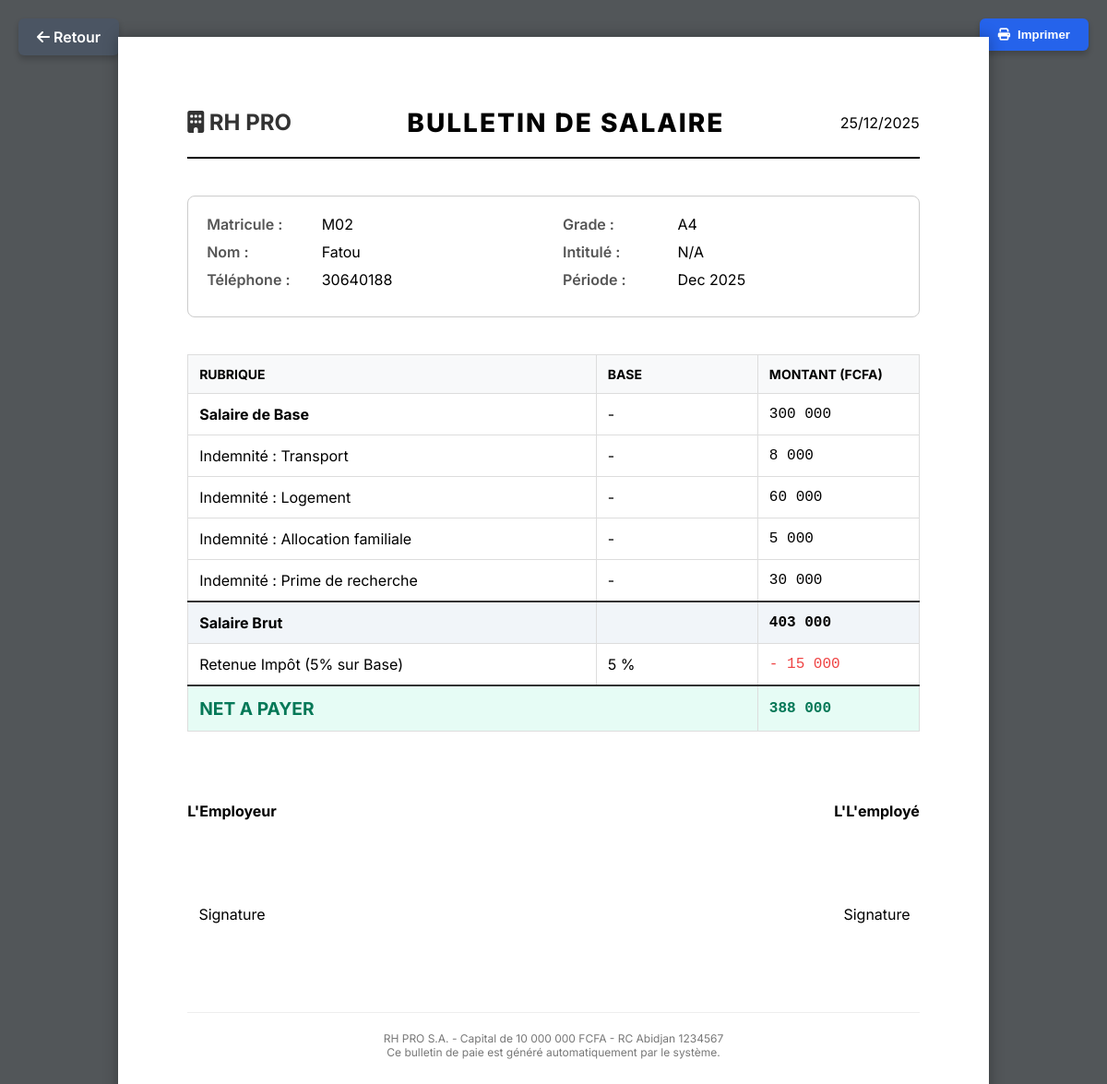
/bulletin.php?matricule=M02, run on the app's committed database.
### tables this page shows
CREATE TABLE IF NOT EXISTS `employe` (
  `matricule` varchar(10) NOT NULL,
  `nom` varchar(50) NOT NULL,
  `tel` varchar(15) DEFAULT NULL,
  `codeGr` varchar(5) DEFAULT NULL,
  PRIMARY KEY (`matricule`),
  KEY `fk_emp_grade` (`codeGr`)
);

CREATE TABLE IF NOT EXISTS `grade` (
  `codeGr` varchar(5) NOT NULL,
  `salaireBase` decimal(10,2) NOT NULL,
  `intitule` varchar(100) DEFAULT NULL,
  PRIMARY KEY (`codeGr`)
);

CREATE TABLE IF NOT EXISTS `adroit` (
  `codeGr` varchar(5) NOT NULL,
  `codeInd` varchar(5) NOT NULL,
  `montant` decimal(10,2) NOT NULL,
  PRIMARY KEY (`codeGr`,`codeInd`),
  KEY `fk_adroit_ind` (`codeInd`)
);

CREATE TABLE IF NOT EXISTS `indemnite` (
  `codeInd` varchar(5) NOT NULL,
  `libelle` varchar(50) NOT NULL,
  PRIMARY KEY (`codeInd`)
);

### bulletin.php (the view, shortened to what this page needs)
<?php
require_once 'fonctions.php';
$matricule = $_GET['matricule'];
try {
    $stmt = $pdo->prepare("
        SELECT *
        FROM Employe e
        JOIN Grade g ON e.codeGr = g.codeGr
        WHERE e.matricule = ?
    ");
    $stmt->execute([$matricule]);
    $data = $stmt->fetch(PDO::FETCH_ASSOC);
    $stmt2 = $pdo->prepare("
        SELECT i.libelle, a.montant
        FROM ADroit a
        JOIN Indemnite i ON a.codeInd = i.codeInd
        WHERE a.codeGr = ?
    ");
    $stmt2->execute([$data['codeGr']]);
    $indemnites = $stmt2->fetchAll(PDO::FETCH_ASSOC);
} catch (PDOException $e) {
    die("Erreur SQL : " . $e->getMessage());
}
$salaireBase = $data['salaireBase'];
$totalIndemnites = 0;
foreach ($indemnites as $ind) {
    $totalIndemnites += $ind['montant'];
}
$salaireBrut = $salaireBase + $totalIndemnites;
$impot = $salaireBase * 0.05;
$salaireNet = $salaireBrut - $impot;
$tel = isset($data['tel']) ? $data['tel'] : (isset($data['telephone']) ? $data['telephone'] : 'Non renseigné');
?>
<!DOCTYPE html>
<html lang="fr">
<head>
    <link rel="stylesheet" href="https://cdnjs.cloudflare.com/ajax/libs/font-awesome/6.4.0/css/all.min.css">
</head>
<body>
<a href="index.php" class="back-btn"><i class="fa-solid fa-arrow-left"></i> Retour</a>
<button class="print-btn" onclick="window.print()"><i class="fa-solid fa-print"></i> Imprimer</button>
<div class="page">
    <div class="header">
        <div class="company-logo"><i class="fa-solid fa-building"></i> RH PRO</div>
        <div class="doc-title">Bulletin de Salaire</div>
        <div><?php echo date('d/m/Y'); ?></div>
    </div>
    <div class="info-grid">
        <div class="info-col">
            <div class="info-item"><span class="info-label">Matricule :</span> <?php echo htmlspecialchars($data['matricule']); ?></div>
            <div class="info-item"><span class="info-label">Nom :</span> <?php echo htmlspecialchars($data['nom']); ?></div>
            <div class="info-item"><span class="info-label">Téléphone :</span> <?php echo htmlspecialchars($tel); ?></div>
        </div>
        <div class="info-col">
            <div class="info-item"><span class="info-label">Grade :</span> <?php echo htmlspecialchars($data['codeGr']); ?></div>
            <div class="info-item"><span class="info-label">Intitulé :</span> <?php echo htmlspecialchars($data['intitule'] ?? 'N/A'); ?></div>
            <div class="info-item"><span class="info-label">Période :</span> <?php echo date('M Y'); ?></div>
        </div>
    </div>
    <table class="table-section">
        <thead>
            <tr>
                <th>Rubrique</th>
                <th style="width: 150px;">Base</th>
                <th style="width: 150px;">Montant (FCFA)</th>
            </tr>
        </thead>
        <tbody>
            <tr>
                <td><strong>Salaire de Base</strong></td>
                <td>-</td>
                <td class="amount-col"><?php echo number_format($salaireBase, 0, ',', ' '); ?></td>
            </tr>
            <?php foreach ($indemnites as $ind): ?>
            <tr>
                <td>Indemnité : <?php echo htmlspecialchars($ind['libelle']); ?></td>
                <td>-</td>
                <td class="amount-col"><?php echo number_format($ind['montant'], 0, ',', ' '); ?></td>
            </tr>
            <?php endforeach; ?>
            <tr class="total-row" style="background-color: #f1f5f9;">
                <td><strong>Salaire Brut</strong></td>
                <td></td>
                <td class="amount-col"><?php echo number_format($salaireBrut, 0, ',', ' '); ?></td>
            </tr>
            <tr>
                <td>Retenue Impôt (5% sur Base)</td>
                <td>5 %</td>
                <td class="amount-col" style="color: #ef4444;">- <?php echo number_format($impot, 0, ',', ' '); ?></td>
            </tr>
            <tr class="total-row net-pay">
                <td colspan="2">NET A PAYER</td>
                <td class="amount-col"><?php echo number_format($salaireNet, 0, ',', ' '); ?></td>
            </tr>
        </tbody>
    </table>
    <div style="margin-top: 60px; display: flex; justify-content: space-between;">
        <div style="text-align: center;">
            <p><strong>L'Employeur</strong></p>
            <br><br><br>
            <p>Signature</p>
        </div>
        <div style="text-align: center;">
            <p><strong>L'L'employé</strong></p>
            <br><br><br>
            <p>Signature</p>
        </div>
    </div>
    <div class="footer">
        RH PRO S.A. - Capital de 10 000 000 FCFA - RC Abidjan 1234567<br>
        Ce bulletin de paie est généré automatiquement par le système.
    </div>
</div>
</body>
</html>

### bulletin.php (style rules this page uses)
body { font-family: 'Inter', sans-serif; background: #525659; margin: 0; padding: 40px; display: flex; justify-content: center; }
.page { background: white; width: 210mm; min-height: 297mm; padding: 20mm; box-shadow: 0 0 15px rgba(0,0,0,0.3); position: relative; }
.header { text-align: center; border-bottom: 2px solid #000; padding-bottom: 20px; margin-bottom: 40px; display: flex; justify-content: space-between; align-items: center; }
.company-logo { font-size: 24px; font-weight: bold; color: #333; }
.doc-title { font-size: 28px; text-transform: uppercase; font-weight: 800; letter-spacing: 2px; }
.info-grid { display: grid; grid-template-columns: 1fr 1fr; gap: 20px; margin-bottom: 40px; border: 1px solid #ccc; padding: 20px; border-radius: 8px; }
.info-item { margin-bottom: 10px; }
.info-label { font-weight: 600; color: #555; width: 120px; display: inline-block; }
.table-section { width: 100%; margin-bottom: 40px; border-collapse: collapse; }
.table-section th, .table-section td { border: 1px solid #ddd; padding: 12px; text-align: left; }
.table-section th { background-color: #f8f9fa; font-weight: 700; text-transform: uppercase; font-size: 14px; }
.amount-col { text-align: right; font-family: monospace; font-size: 16px; }
.total-row td { font-weight: bold; border-top: 2px solid #333; }
.net-pay { background-color: #e6fcf5; color: #047857; font-size: 1.2em; }
.footer { margin-top: 80px; text-align: center; font-size: 12px; color: #777; border-top: 1px solid #eee; padding-top: 20px; }
.print-btn { position: fixed; top: 20px; right: 20px; background: #2563eb; color: white; border: none; padding: 10px 20px; border-radius: 6px; cursor: pointer; box-shadow: 0 4px 6px rgba(0,0,0,0.2); font-weight: 600; display: flex; align-items: center; gap: 8px; }
.back-btn { position: fixed; top: 20px; left: 20px; background: #4b5563; color: white; border: none; padding: 10px 20px; border-radius: 6px; cursor: pointer; text-decoration: none; font-weight: 600; box-shadow: 0 4px 6px rgba(0,0,0,0.2); }

### data on the page
employe: matricule "M02", nom "Fatou", tel "30640188", codeGr.codeGr "A4", codeGr.intitule "N/A", codeGr.salaireBase "300 000", codeGr.salaireBase "403 000", codeGr.salaireBase "15 000", codeGr.salaireBase "388 000"
adroit: codeInd.libelle "Transport", montant "8 000"
adroit: codeInd.libelle "Logement", montant "60 000"
adroit: codeInd.libelle "Allocation familiale", montant "5 000"
adroit: codeInd.libelle "Prime de recherche", montant "30 000"
